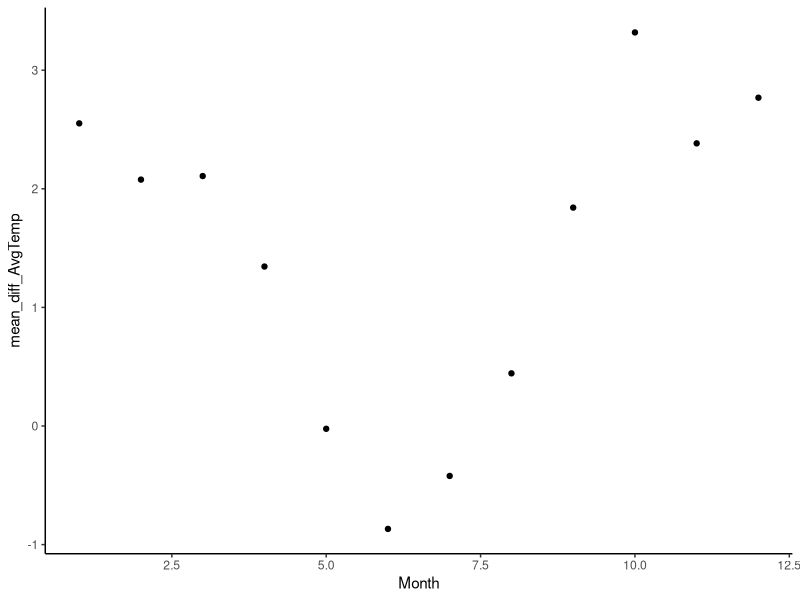
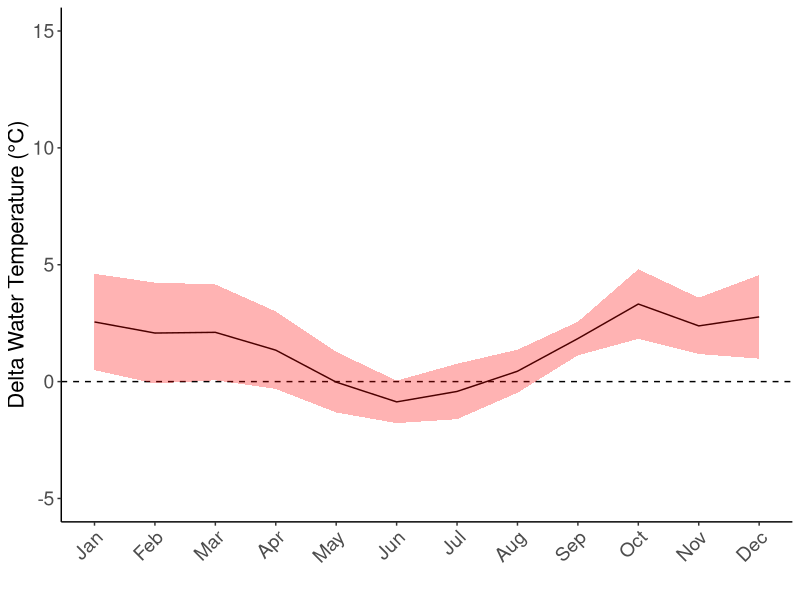
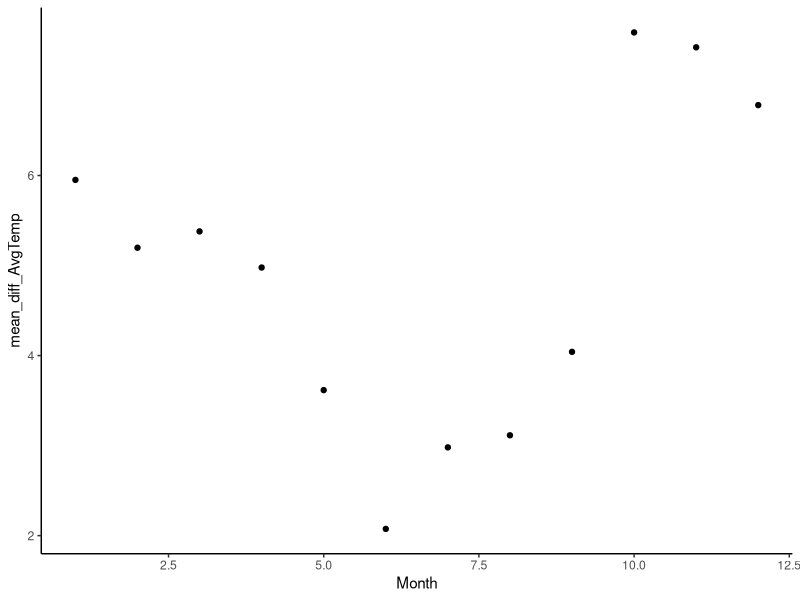
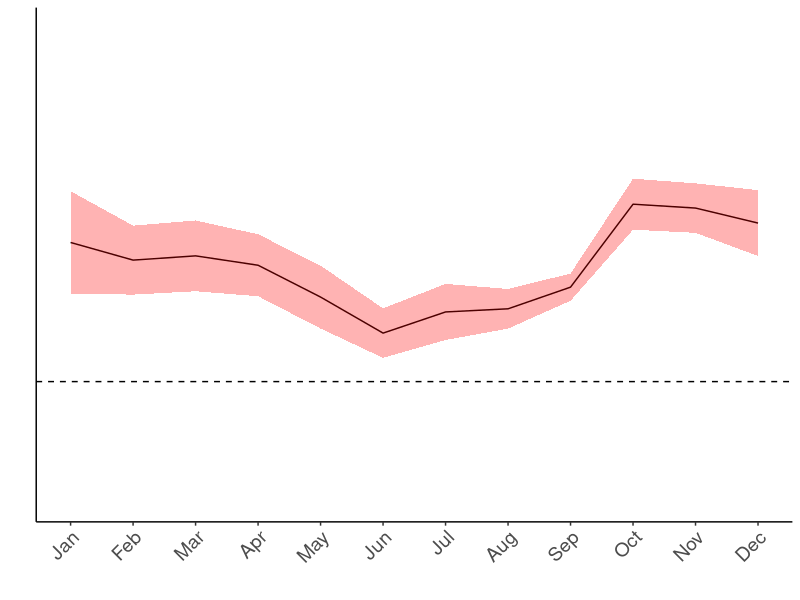
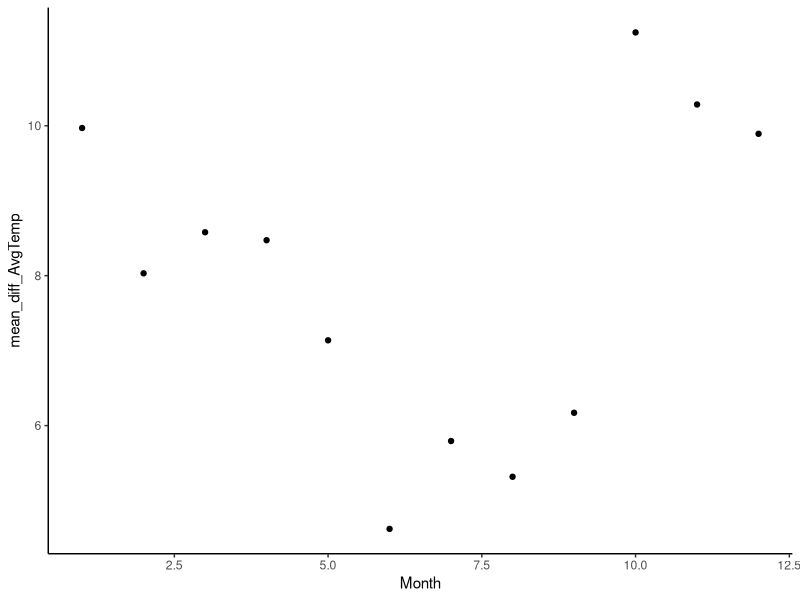
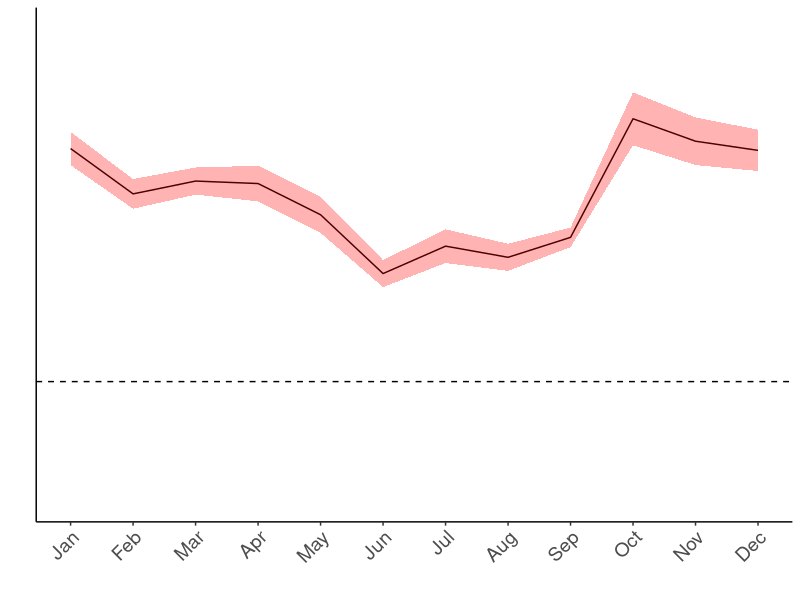
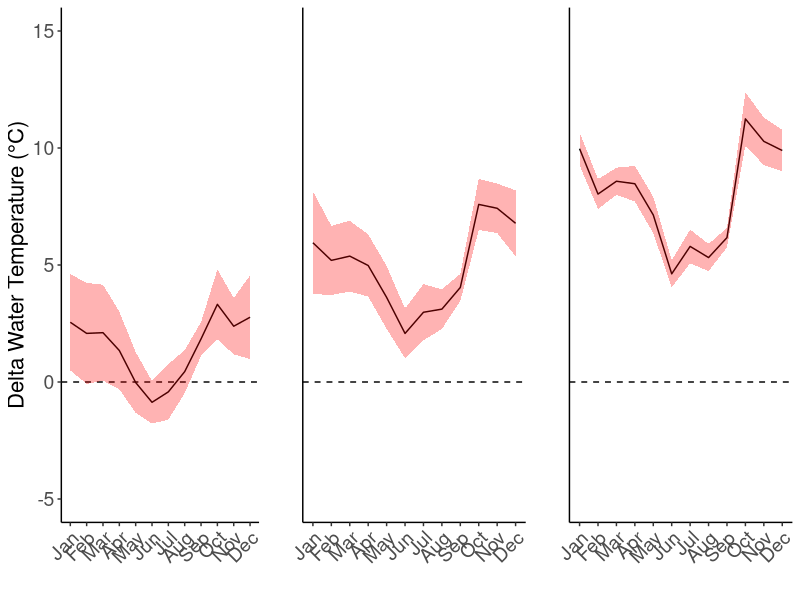
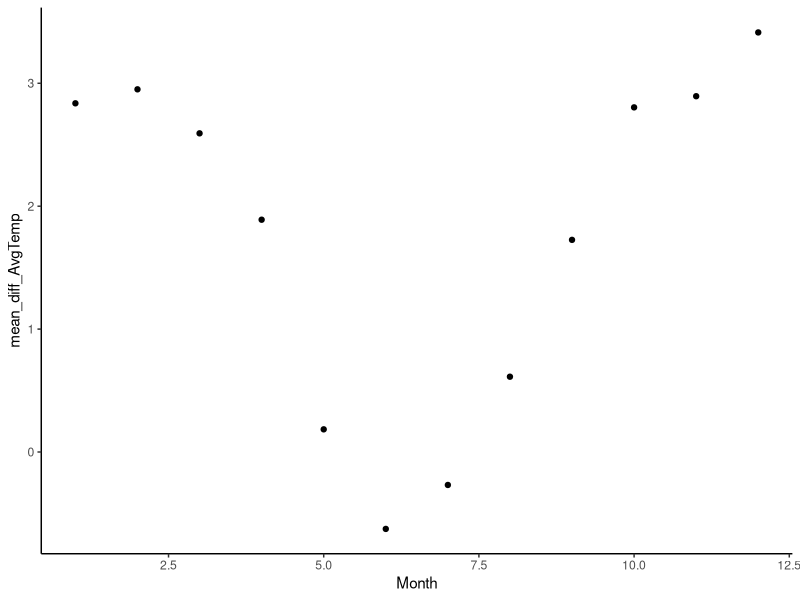

Generate these figures, in order, with R:
## ---- chunk 1

rm(list = ls())

library(ggplot2)
library(ggpubr)
## ---- chunk 2
#2030
MonthlyStatsCRD45_2030 <- read.csv("Corr_MonthlyStatsCRD45_2030.csv") 
MonthlyStatsCRD85_2030 <- read.csv("Corr_MonthlyStatsCRD85_2030.csv") 

#2060
MonthlyStatsCRD45_2060 <- read.csv("Corr_MonthlyStatsCRD45_2060.csv") 
MonthlyStatsCRD85_2060 <- read.csv("Corr_MonthlyStatsCRD85_2060.csv") 

#2090
MonthlyStatsCRD45_2090 <- read.csv("Corr_MonthlyStatsCRD45_2090.csv") 
MonthlyStatsCRD85_2090 <- read.csv("Corr_MonthlyStatsCRD85_2090.csv") 

## ---- chunk 3
# 2. Monthly averages across ponds
ggplot(data = MonthlyStatsCRD85_2030, aes(x = Month)) +
  geom_point(aes(y = mean_diff_AvgTemp)) +
  theme_classic()

# Convert Month from character to numeric to ensure proper ordering in ggplot
MonthlyStatsCRD85_2030$Month <- as.numeric(MonthlyStatsCRD85_2030$Month)

# Plot using ggplot
MonthlyStatsCRD85_2030Plot <- ggplot(data = MonthlyStatsCRD85_2030, aes(x = Month)) +
  geom_line(aes(y = mean_diff_AvgTemp)) +  # Point plot with mean values
  geom_hline(yintercept = 0, linetype = "dashed", color = "black") +  # Horizontal dashed line at y = 0
  geom_ribbon(aes(ymin = mean_diff_AvgTemp - sd_diff_AvgTemp, ymax = mean_diff_AvgTemp + sd_diff_AvgTemp), fill = "red", alpha = 0.3) +  # Ribbon for positive and negative error based on sd values
  scale_x_continuous(breaks = 1:12, labels = month.abb) +  # Adjust x-axis labels to show month abbreviations
  ylim(-5,15)+
  theme_classic() +
  labs(x = "", y = "Delta Water Temperature (°C)") +
  theme(axis.text.x = element_text(angle = 45, hjust = 1)) +
  theme(axis.title = element_text(size = 16),
        axis.text = element_text(size = 14))
MonthlyStatsCRD85_2030Plot
## ---- chunk 4
# 2. Monthly averages across ponds
ggplot(data = MonthlyStatsCRD85_2060, aes(x = Month)) +
  geom_point(aes(y = mean_diff_AvgTemp)) +
  theme_classic()

# Convert Month from character to numeric to ensure proper ordering in ggplot
MonthlyStatsCRD85_2060$Month <- as.numeric(MonthlyStatsCRD85_2060$Month)

# Plot using ggplot
MonthlyStatsCRD85_2060Plot <- ggplot(data = MonthlyStatsCRD85_2060, aes(x = Month)) +
  geom_line(aes(y = mean_diff_AvgTemp)) +  # Point plot with mean values
  geom_hline(yintercept = 0, linetype = "dashed", color = "black") +  # Horizontal dashed line at y = 0
  geom_ribbon(aes(ymin = mean_diff_AvgTemp - sd_diff_AvgTemp, ymax = mean_diff_AvgTemp + sd_diff_AvgTemp), fill = "red", alpha = 0.3) +  # Ribbon for positive and negative error based on sd values
  scale_x_continuous(breaks = 1:12, labels = month.abb) +  # Adjust x-axis labels to show month abbreviations
  ylim(-5,15)+
  theme_classic() +
  labs(x = "", y = "") +
  theme(axis.text.x = element_text(angle = 45, hjust = 1)) +
  theme(axis.title = element_text(size = 16),
        axis.text = element_text(size = 14))+
  theme(axis.text.y = element_blank(),  # Remove Y-axis tick mark labels
        axis.ticks.y = element_blank())
MonthlyStatsCRD85_2060Plot
## ---- chunk 5
# 2. Monthly averages across ponds
ggplot(data = MonthlyStatsCRD85_2090, aes(x = Month)) +
  geom_point(aes(y = mean_diff_AvgTemp)) +
  theme_classic()

# Convert Month from character to numeric to ensure proper ordering in ggplot
MonthlyStatsCRD85_2090$Month <- as.numeric(MonthlyStatsCRD85_2090$Month)

# Plot using ggplot
MonthlyStatsCRD85_2090Plot <- ggplot(data = MonthlyStatsCRD85_2090, aes(x = Month)) +
  geom_line(aes(y = mean_diff_AvgTemp)) +  # Point plot with mean values
  geom_hline(yintercept = 0, linetype = "dashed", color = "black") +  # Horizontal dashed line at y = 0
  geom_ribbon(aes(ymin = mean_diff_AvgTemp - sd_diff_AvgTemp, ymax = mean_diff_AvgTemp + sd_diff_AvgTemp), fill = "red", alpha = 0.3) +  # Ribbon for positive and negative error based on sd values
  scale_x_continuous(breaks = 1:12, labels = month.abb) +  # Adjust x-axis labels to show month abbreviations
  ylim(-5,15)+
  theme_classic() +
  theme(axis.text.x = element_text(angle = 45, hjust = 1)) +
  labs(x = "", y = "") +
  theme(axis.title = element_text(size = 16),
        axis.text = element_text(size = 14))+
  theme(axis.text.y = element_blank(),  # Remove Y-axis tick mark labels
        axis.ticks.y = element_blank())
MonthlyStatsCRD85_2090Plot
## ---- chunk 6
ggarrange(MonthlyStatsCRD85_2030Plot, MonthlyStatsCRD85_2060Plot, MonthlyStatsCRD85_2090Plot, ncol = 3)
## ---- chunk 7
# 2. Monthly averages across ponds
ggplot(data = MonthlyStatsCRD45_2030, aes(x = Month)) +
  geom_point(aes(y = mean_diff_AvgTemp)) +
  theme_classic()

# Convert Month from character to numeric to ensure proper ordering in ggplot
MonthlyStatsCRD45_2030$Month <- as.numeric(MonthlyStatsCRD45_2030$Month)

# Plot using ggplot
MonthlyStatsCRD45_2030Plot <- ggplot(data = MonthlyStatsCRD45_2030, aes(x = Month)) +
  geom_line(aes(y = mean_diff_AvgTemp)) +  # Point plot with mean values
  geom_hline(yintercept = 0, linetype = "dashed", color = "black") +  # Horizontal dashed line at y = 0
  geom_ribbon(aes(ymin = mean_diff_AvgTemp - sd_diff_AvgTemp, ymax = mean_diff_AvgTemp + sd_diff_AvgTemp), fill = "blue", alpha = 0.3) +  # Ribbon for positive and negative error based on sd values
  scale_x_continuous(breaks = 1:12, labels = month.abb) +  # Adjust x-axis labels to show month abbreviations
  ylim(-5,15)+
  theme_classic() +
  labs(x = "", y = "Delta Water Temperature (°C)") +
  theme(axis.text.x = element_text(angle = 45, hjust = 1)) +
  theme(axis.title = element_text(size = 16),
        axis.text = element_text(size = 14))
MonthlyStatsCRD45_2030Plot
## ---- chunk 8
# 2. Monthly averages across ponds
ggplot(data = MonthlyStatsCRD45_2060, aes(x = Month)) +
  geom_point(aes(y = mean_diff_AvgTemp)) +
  theme_classic()

# Convert Month from character to numeric to ensure proper ordering in ggplot
MonthlyStatsCRD45_2060$Month <- as.numeric(MonthlyStatsCRD45_2060$Month)

# Plot using ggplot
MonthlyStatsCRD45_2060Plot <- ggplot(data = MonthlyStatsCRD45_2060, aes(x = Month)) +
  geom_line(aes(y = mean_diff_AvgTemp)) +  # Point plot with mean values
  geom_hline(yintercept = 0, linetype = "dashed", color = "black") +  # Horizontal dashed line at y = 0
  geom_ribbon(aes(ymin = mean_diff_AvgTemp - sd_diff_AvgTemp, ymax = mean_diff_AvgTemp + sd_diff_AvgTemp), fill = "blue", alpha = 0.3) +  # Ribbon for positive and negative error based on sd values
  scale_x_continuous(breaks = 1:12, labels = month.abb) +  # Adjust x-axis labels to show month abbreviations
  ylim(-5,15)+
  theme_classic() +
  labs(x = "", y = "") +
  theme(axis.text.x = element_text(angle = 45, hjust = 1)) +
  theme(axis.title = element_text(size = 16),
        axis.text = element_text(size = 14))+
  theme(axis.text.y = element_blank(),  # Remove Y-axis tick mark labels
        axis.ticks.y = element_blank())
MonthlyStatsCRD45_2060Plot
## ---- chunk 9
# 2. Monthly averages across ponds
ggplot(data = MonthlyStatsCRD45_2090, aes(x = Month)) +
  geom_point(aes(y = mean_diff_AvgTemp)) +
  theme_classic()

# Convert Month from character to numeric to ensure proper ordering in ggplot
MonthlyStatsCRD45_2090$Month <- as.numeric(MonthlyStatsCRD45_2090$Month)

# Plot using ggplot
MonthlyStatsCRD45_2090Plot <- ggplot(data = MonthlyStatsCRD45_2090, aes(x = Month)) +
  geom_line(aes(y = mean_diff_AvgTemp)) +  # Point plot with mean values
  geom_hline(yintercept = 0, linetype = "dashed", color = "black") +  # Horizontal dashed line at y = 0
  geom_ribbon(aes(ymin = mean_diff_AvgTemp - sd_diff_AvgTemp, ymax = mean_diff_AvgTemp + sd_diff_AvgTemp), fill = "blue", alpha = 0.3) +  # Ribbon for positive and negative error based on sd values
  scale_x_continuous(breaks = 1:12, labels = month.abb) +  # Adjust x-axis labels to show month abbreviations
  ylim(-5,15)+
  theme_classic() +
  theme(axis.text.x = element_text(angle = 45, hjust = 1)) +
  labs(x = "", y = "") +
  theme(axis.title = element_text(size = 16),
        axis.text = element_text(size = 14))+
  theme(axis.text.y = element_blank(),  # Remove Y-axis tick mark labels
        axis.ticks.y = element_blank())
MonthlyStatsCRD45_2090Plot
## ---- chunk 10
ggarrange(MonthlyStatsCRD45_2030Plot, MonthlyStatsCRD45_2060Plot, MonthlyStatsCRD45_2090Plot, ncol = 3)
## ---- chunk 11
MonthlyStatsCRD_2030Plot <- ggplot() +
  geom_line(data = MonthlyStatsCRD45_2030, aes(x = Month, y = mean_diff_AvgTemp, color = "4.5")) +
  geom_line(data = MonthlyStatsCRD85_2030, aes(x = Month, y = mean_diff_AvgTemp, color = "8.5")) +
  geom_hline(yintercept = 0, linetype = "dashed", color = "black") +
  geom_ribbon(data = MonthlyStatsCRD45_2030, aes(x = Month, ymin = mean_diff_AvgTemp - sd_diff_AvgTemp, ymax = mean_diff_AvgTemp + sd_diff_AvgTemp), fill = "blue", alpha = 0.3) +
  geom_ribbon(data = MonthlyStatsCRD85_2030, aes(x = Month, ymin = mean_diff_AvgTemp - sd_diff_AvgTemp, ymax = mean_diff_AvgTemp + sd_diff_AvgTemp), fill = "red", alpha = 0.3) +
  scale_x_continuous(breaks = 1:12, labels = month.abb) +
  ylim(-5, 15) +
  theme_classic() +
  labs(x = "", y = "Delta Water Temperature (°C)", color = "RCP") +  # Setting legend title
  theme(axis.text.x = element_text(angle = 45, hjust = 1),
        axis.title = element_text(size = 20),
        axis.text = element_text(size = 18)) +
  scale_color_manual(values = c("4.5" = "blue", "8.5" = "red"), labels = c("4.5", "8.5")) +  # Adjusting color scale
  theme(legend.position = "none")  # Removing the legend

MonthlyStatsCRD_2030Plot
## ---- chunk 12
MonthlyStatsCRD_2060Plot <- ggplot() +
  geom_line(data = MonthlyStatsCRD45_2060, aes(x = Month, y = mean_diff_AvgTemp, color = "4.5")) +
  geom_line(data = MonthlyStatsCRD85_2060, aes(x = Month, y = mean_diff_AvgTemp, color = "8.5")) +
  geom_hline(yintercept = 0, linetype = "dashed", color = "black") +
  geom_ribbon(data = MonthlyStatsCRD45_2060, aes(x = Month, ymin = mean_diff_AvgTemp - sd_diff_AvgTemp, ymax = mean_diff_AvgTemp + sd_diff_AvgTemp), fill = "blue", alpha = 0.3) +
  geom_ribbon(data = MonthlyStatsCRD85_2060, aes(x = Month, ymin = mean_diff_AvgTemp - sd_diff_AvgTemp, ymax = mean_diff_AvgTemp + sd_diff_AvgTemp), fill = "red", alpha = 0.3) +
  scale_x_continuous(breaks = 1:12, labels = month.abb) +
  ylim(-5, 15) +
  theme_classic() +
  labs(x = "", y = "", color = "RCP") + # Setting legend title
  theme(axis.text.x = element_text(angle = 45, hjust = 1),
        axis.title = element_text(size = 20),
        axis.text = element_text(size = 18))+
  theme(axis.text.y = element_blank(),  # Remove Y-axis tick mark labels
        axis.ticks.y = element_blank()) +
  scale_color_manual(values = c("4.5" = "blue", "8.5" = "red"), labels = c("4.5", "8.5")) + # Adjusting color scale  
  theme(legend.position = "none")  # Removing the legend

MonthlyStatsCRD_2060Plot
## ---- chunk 13
MonthlyStatsCRD_2090Plot <- ggplot() +
  geom_line(data = MonthlyStatsCRD45_2090, aes(x = Month, y = mean_diff_AvgTemp, color = "4.5")) +
  geom_line(data = MonthlyStatsCRD85_2090, aes(x = Month, y = mean_diff_AvgTemp, color = "8.5")) +
  geom_hline(yintercept = 0, linetype = "dashed", color = "black") +
  geom_ribbon(data = MonthlyStatsCRD45_2090, aes(x = Month, ymin = mean_diff_AvgTemp - sd_diff_AvgTemp, ymax = mean_diff_AvgTemp + sd_diff_AvgTemp), fill = "blue", alpha = 0.3) +
  geom_ribbon(data = MonthlyStatsCRD85_2090, aes(x = Month, ymin = mean_diff_AvgTemp - sd_diff_AvgTemp, ymax = mean_diff_AvgTemp + sd_diff_AvgTemp), fill = "red", alpha = 0.3) +
  scale_x_continuous(breaks = 1:12, labels = month.abb) +
  ylim(-5, 15) +
  theme_classic() +
  labs(x = "", y = "", color = "RCP") + #setting the legend title
  theme(axis.title = element_text(size = 20),
        axis.text = element_text(size = 18))+
  theme(axis.text.x = element_text(angle = 45, hjust = 1),
        axis.text.y = element_blank(),  # Remove Y-axis tick mark labels
        axis.ticks.y = element_blank())+
  scale_color_manual(values = c("4.5" = "blue", "8.5" = "red"), labels = c("4.5", "8.5")) + # Adjusting color scale  
  theme(legend.position = "none")  # Removing the legend

MonthlyStatsCRD_2090Plot
## ---- chunk 14
MonthlyStatsCRD <- ggarrange(MonthlyStatsCRD_2030Plot, MonthlyStatsCRD_2060Plot, MonthlyStatsCRD_2090Plot, ncol = 3)
MonthlyStatsCRD
ggsave("Corr_DeltaMonthCRD_0.png", plot = MonthlyStatsCRD, width = 12, height = 3)
## ---- chunk 15
#2030
MonthlyStatsYF45_2030 <- read.csv("Corr_MonthlyStatsYF45_2030.csv") 
MonthlyStatsYF85_2030 <- read.csv("Corr_MonthlyStatsYF85_2030.csv") 

#2060
MonthlyStatsYF45_2060 <- read.csv("Corr_MonthlyStatsYF45_2060.csv") 
MonthlyStatsYF85_2060 <- read.csv("Corr_MonthlyStatsYF85_2060.csv") 

#2090
MonthlyStatsYF45_2090 <- read.csv("Corr_MonthlyStatsYF45_2090.csv") 
MonthlyStatsYF85_2090 <- read.csv("Corr_MonthlyStatsYF85_2090.csv") 

## ---- chunk 16
# 2. Monthly averages across ponds
ggplot(data = MonthlyStatsYF85_2030, aes(x = Month)) +
  geom_point(aes(y = mean_diff_AvgTemp)) +
  theme_classic()

# Convert Month from character to numeric to ensure proper ordering in ggplot
MonthlyStatsYF85_2030$Month <- as.numeric(MonthlyStatsYF85_2030$Month)

# Plot using ggplot
MonthlyStatsYF85_2030Plot <- ggplot(data = MonthlyStatsYF85_2030, aes(x = Month)) +
  geom_line(aes(y = mean_diff_AvgTemp)) +  # Point plot with mean values
  geom_hline(yintercept = 0, linetype = "dashed", color = "black") +  # Horizontal dashed line at y = 0
  geom_ribbon(aes(ymin = mean_diff_AvgTemp - sd_diff_AvgTemp, ymax = mean_diff_AvgTemp + sd_diff_AvgTemp), fill = "red", alpha = 0.3) +  # Ribbon for positive and negative error based on sd values
  scale_x_continuous(breaks = 1:12, labels = month.abb) +  # Adjust x-axis labels to show month abbreviations
  ylim(-5,15)+
  theme_classic() +
  labs(x = "", y = "Delta Water Temperature (°C)") +
  theme(axis.text.x = element_text(angle = 45, hjust = 1)) +
  theme(axis.title = element_text(size = 20),
        axis.text = element_text(size = 18))
MonthlyStatsYF85_2030Plot
## ---- chunk 17
# 2. Monthly averages across ponds
ggplot(data = MonthlyStatsYF85_2060, aes(x = Month)) +
  geom_point(aes(y = mean_diff_AvgTemp)) +
  theme_classic()

# Convert Month from character to numeric to ensure proper ordering in ggplot
MonthlyStatsYF85_2060$Month <- as.numeric(MonthlyStatsYF85_2060$Month)

# Plot using ggplot
MonthlyStatsYF85_2060Plot <- ggplot(data = MonthlyStatsYF85_2060, aes(x = Month)) +
  geom_line(aes(y = mean_diff_AvgTemp)) +  # Point plot with mean values
  geom_hline(yintercept = 0, linetype = "dashed", color = "black") +  # Horizontal dashed line at y = 0
  geom_ribbon(aes(ymin = mean_diff_AvgTemp - sd_diff_AvgTemp, ymax = mean_diff_AvgTemp + sd_diff_AvgTemp), fill = "red", alpha = 0.3) +  # Ribbon for positive and negative error based on sd values
  scale_x_continuous(breaks = 1:12, labels = month.abb) +  # Adjust x-axis labels to show month abbreviations
  ylim(-5,15)+
  theme_classic() +
  labs(x = "", y = "") +
  theme(axis.text.x = element_text(angle = 45, hjust = 1)) +
  theme(axis.title = element_text(size = 20),
        axis.text = element_text(size = 18))+
  theme(axis.text.y = element_blank(),  # Remove Y-axis tick mark labels
        axis.ticks.y = element_blank())
MonthlyStatsYF85_2060Plot
## ---- chunk 18
# 2. Monthly averages across ponds
ggplot(data = MonthlyStatsYF85_2090, aes(x = Month)) +
  geom_point(aes(y = mean_diff_AvgTemp)) +
  theme_classic()

# Convert Month from character to numeric to ensure proper ordering in ggplot
MonthlyStatsYF85_2090$Month <- as.numeric(MonthlyStatsYF85_2090$Month)

# Plot using ggplot
MonthlyStatsYF85_2090Plot <- ggplot(data = MonthlyStatsYF85_2090, aes(x = Month)) +
  geom_line(aes(y = mean_diff_AvgTemp)) +  # Point plot with mean values
  geom_hline(yintercept = 0, linetype = "dashed", color = "black") +  # Horizontal dashed line at y = 0
  geom_ribbon(aes(ymin = mean_diff_AvgTemp - sd_diff_AvgTemp, ymax = mean_diff_AvgTemp + sd_diff_AvgTemp), fill = "red", alpha = 0.3) +  # Ribbon for positive and negative error based on sd values
  scale_x_continuous(breaks = 1:12, labels = month.abb) +  # Adjust x-axis labels to show month abbreviations
  ylim(-5,15)+
  theme_classic() +
  theme(axis.text.x = element_text(angle = 45, hjust = 1)) +
  labs(x = "", y = "") +
  theme(axis.title = element_text(size = 20),
        axis.text = element_text(size = 18))+
  theme(axis.text.y = element_blank(),  # Remove Y-axis tick mark labels
        axis.ticks.y = element_blank())
MonthlyStatsYF85_2090Plot
## ---- chunk 19
ggarrange(MonthlyStatsYF85_2030Plot, MonthlyStatsYF85_2060Plot, MonthlyStatsYF85_2090Plot, ncol = 3)
## ---- chunk 20
# 2. Monthly averages across ponds
ggplot(data = MonthlyStatsYF45_2030, aes(x = Month)) +
  geom_point(aes(y = mean_diff_AvgTemp)) +
  theme_classic()

# Convert Month from character to numeric to ensure proper ordering in ggplot
MonthlyStatsYF45_2030$Month <- as.numeric(MonthlyStatsYF45_2030$Month)

# Plot using ggplot
MonthlyStatsYF45_2030Plot <- ggplot(data = MonthlyStatsYF45_2030, aes(x = Month)) +
  geom_line(aes(y = mean_diff_AvgTemp)) +  # Point plot with mean values
  geom_hline(yintercept = 0, linetype = "dashed", color = "black") +  # Horizontal dashed line at y = 0
  geom_ribbon(aes(ymin = mean_diff_AvgTemp - sd_diff_AvgTemp, ymax = mean_diff_AvgTemp + sd_diff_AvgTemp), fill = "blue", alpha = 0.3) +  # Ribbon for positive and negative error based on sd values
  scale_x_continuous(breaks = 1:12, labels = month.abb) +  # Adjust x-axis labels to show month abbreviations
  ylim(-5,15)+
  theme_classic() +
  labs(x = "", y = "Delta Water Temperature (°C)") +
  theme(axis.text.x = element_text(angle = 45, hjust = 1)) +
  theme(axis.title = element_text(size = 20),
        axis.text = element_text(size = 18))
MonthlyStatsYF45_2030Plot
## ---- chunk 21
# 2. Monthly averages across ponds
ggplot(data = MonthlyStatsYF45_2060, aes(x = Month)) +
  geom_point(aes(y = mean_diff_AvgTemp)) +
  theme_classic()

# Convert Month from character to numeric to ensure proper ordering in ggplot
MonthlyStatsYF45_2060$Month <- as.numeric(MonthlyStatsYF45_2060$Month)

# Plot using ggplot
MonthlyStatsYF45_2060Plot <- ggplot(data = MonthlyStatsYF45_2060, aes(x = Month)) +
  geom_line(aes(y = mean_diff_AvgTemp)) +  # Point plot with mean values
  geom_hline(yintercept = 0, linetype = "dashed", color = "black") +  # Horizontal dashed line at y = 0
  geom_ribbon(aes(ymin = mean_diff_AvgTemp - sd_diff_AvgTemp, ymax = mean_diff_AvgTemp + sd_diff_AvgTemp), fill = "blue", alpha = 0.3) +  # Ribbon for positive and negative error based on sd values
  scale_x_continuous(breaks = 1:12, labels = month.abb) +  # Adjust x-axis labels to show month abbreviations
  ylim(-5,15)+
  theme_classic() +
  labs(x = "", y = "") +
  theme(axis.text.x = element_text(angle = 45, hjust = 1)) +
  theme(axis.title = element_text(size = 20),
        axis.text = element_text(size = 18))+
  theme(axis.text.y = element_blank(),  # Remove Y-axis tick mark labels
        axis.ticks.y = element_blank())
MonthlyStatsYF45_2060Plot
## ---- chunk 22
# 2. Monthly averages across ponds
ggplot(data = MonthlyStatsYF45_2090, aes(x = Month)) +
  geom_point(aes(y = mean_diff_AvgTemp)) +
  theme_classic()

# Convert Month from character to numeric to ensure proper ordering in ggplot
MonthlyStatsYF45_2090$Month <- as.numeric(MonthlyStatsYF45_2090$Month)

# Plot using ggplot
MonthlyStatsYF45_2090Plot <- ggplot(data = MonthlyStatsYF45_2090, aes(x = Month)) +
  geom_line(aes(y = mean_diff_AvgTemp)) +  # Point plot with mean values
  geom_hline(yintercept = 0, linetype = "dashed", color = "black") +  # Horizontal dashed line at y = 0
  geom_ribbon(aes(ymin = mean_diff_AvgTemp - sd_diff_AvgTemp, ymax = mean_diff_AvgTemp + sd_diff_AvgTemp), fill = "blue", alpha = 0.3) +  # Ribbon for positive and negative error based on sd values
  scale_x_continuous(breaks = 1:12, labels = month.abb) +  # Adjust x-axis labels to show month abbreviations
  ylim(-5,15)+
  theme_classic() +
  theme(axis.text.x = element_text(angle = 45, hjust = 1)) +
  labs(x = "", y = "") +
  theme(axis.title = element_text(size = 20),
        axis.text = element_text(size = 18))+
  theme(axis.text.y = element_blank(),  # Remove Y-axis tick mark labels
        axis.ticks.y = element_blank())
MonthlyStatsYF45_2090Plot
## ---- chunk 23
ggarrange(MonthlyStatsYF45_2030Plot, MonthlyStatsYF45_2060Plot, MonthlyStatsYF45_2090Plot, ncol = 3)
## ---- chunk 24
MonthlyStatsYF_2030Plot <- ggplot() +
  geom_line(data = MonthlyStatsYF45_2030, aes(x = Month, y = mean_diff_AvgTemp, color = "4.5")) +
  geom_line(data = MonthlyStatsYF85_2030, aes(x = Month, y = mean_diff_AvgTemp, color = "8.5")) +
  geom_hline(yintercept = 0, linetype = "dashed", color = "black") +
  geom_ribbon(data = MonthlyStatsYF45_2030, aes(x = Month, ymin = mean_diff_AvgTemp - sd_diff_AvgTemp, ymax = mean_diff_AvgTemp + sd_diff_AvgTemp), fill = "blue", alpha = 0.3) +
  geom_ribbon(data = MonthlyStatsYF85_2030, aes(x = Month, ymin = mean_diff_AvgTemp - sd_diff_AvgTemp, ymax = mean_diff_AvgTemp + sd_diff_AvgTemp), fill = "red", alpha = 0.3) +
  scale_x_continuous(breaks = 1:12, labels = month.abb) +
  ylim(-5, 15) +
  theme_classic() +
  labs(x = "", y = "Delta Water Temperature (°C)", color = "RCP") +  # Setting legend title
  theme(axis.text.x = element_text(angle = 45, hjust = 1),
        axis.title = element_text(size = 20),
        axis.text = element_text(size = 18)) +
  scale_color_manual(values = c("4.5" = "blue", "8.5" = "red"), labels = c("4.5", "8.5")) +  # Adjusting color scale
  theme(legend.position = "none")  # Removing the legend

MonthlyStatsYF_2030Plot
## ---- chunk 25
MonthlyStatsYF_2060Plot <- ggplot() +
  geom_line(data = MonthlyStatsYF45_2060, aes(x = Month, y = mean_diff_AvgTemp, color = "4.5")) +
  geom_line(data = MonthlyStatsYF85_2060, aes(x = Month, y = mean_diff_AvgTemp, color = "8.5")) +
  geom_hline(yintercept = 0, linetype = "dashed", color = "black") +
  geom_ribbon(data = MonthlyStatsYF45_2060, aes(x = Month, ymin = mean_diff_AvgTemp - sd_diff_AvgTemp, ymax = mean_diff_AvgTemp + sd_diff_AvgTemp), fill = "blue", alpha = 0.3) +
  geom_ribbon(data = MonthlyStatsYF85_2060, aes(x = Month, ymin = mean_diff_AvgTemp - sd_diff_AvgTemp, ymax = mean_diff_AvgTemp + sd_diff_AvgTemp), fill = "red", alpha = 0.3) +
  scale_x_continuous(breaks = 1:12, labels = month.abb) +
  ylim(-5, 15) +
  theme_classic() +
  labs(x = "", y = "", color = "RCP") + # Setting legend title
  theme(axis.text.x = element_text(angle = 45, hjust = 1),
        axis.title = element_text(size = 20),
        axis.text = element_text(size = 18))+
  theme(axis.text.y = element_blank(),  # Remove Y-axis tick mark labels
        axis.ticks.y = element_blank()) +
  scale_color_manual(values = c("4.5" = "blue", "8.5" = "red"), labels = c("4.5", "8.5")) + # Adjusting color scale  
  theme(legend.position = "none")  # Removing the legend

MonthlyStatsYF_2060Plot
## ---- chunk 26
MonthlyStatsYF_2090Plot <- ggplot() +
  geom_line(data = MonthlyStatsYF45_2090, aes(x = Month, y = mean_diff_AvgTemp, color = "4.5")) +
  geom_line(data = MonthlyStatsYF85_2090, aes(x = Month, y = mean_diff_AvgTemp, color = "8.5")) +
  geom_hline(yintercept = 0, linetype = "dashed", color = "black") +
  geom_ribbon(data = MonthlyStatsYF45_2090, aes(x = Month, ymin = mean_diff_AvgTemp - sd_diff_AvgTemp, ymax = mean_diff_AvgTemp + sd_diff_AvgTemp), fill = "blue", alpha = 0.3) +
  geom_ribbon(data = MonthlyStatsYF85_2090, aes(x = Month, ymin = mean_diff_AvgTemp - sd_diff_AvgTemp, ymax = mean_diff_AvgTemp + sd_diff_AvgTemp), fill = "red", alpha = 0.3) +
  scale_x_continuous(breaks = 1:12, labels = month.abb) +
  ylim(-5, 15) +
  theme_classic() +
  labs(x = "", y = "", color = "RCP") + #setting the legend title
  theme(axis.title = element_text(size = 20),
        axis.text = element_text(size = 18))+
  theme(axis.text.x = element_text(angle = 45, hjust = 1),
        axis.text.y = element_blank(),  # Remove Y-axis tick mark labels
        axis.ticks.y = element_blank())+
  scale_color_manual(values = c("4.5" = "blue", "8.5" = "red"), labels = c("4.5", "8.5")) + # Adjusting color scale  
  theme(legend.position = "none")  # Removing the legend

MonthlyStatsYF_2090Plot
## ---- chunk 27
# Combine plots into a panel with one legend
library(ggpubr)
MonthlyStatsYF <- ggarrange(
  MonthlyStatsYF_2030Plot,
  MonthlyStatsYF_2060Plot,
  MonthlyStatsYF_2090Plot,
  ncol = 3,
  common.legend = TRUE,  # Ensure common legend
  legend = "bottom"  # Position the legend to the right of the panel
)

# Save the combined plo
ggsave("Corr_DeltaMonthYF_0.png", plot = MonthlyStatsYF, width = 12, height = 4)

## ---- chunk 28
library(ggplot2)
library(ggpubr)

# Define a function to remove the legend
remove_legend <- function(plot) {
  plot + theme(legend.position = "none")
}

# Modify the MonthlyStatsYF_2060Plot with a customized legend title and position
MonthlyStatsYF_2060PlotWithLegend <- MonthlyStatsYF_2060Plot +
  guides(color = guide_legend(
    title = NULL,
    override.aes = list(size = 2) # Increase the line size in the legend
  )) +
  theme(
    legend.position = c(0.95, 0.98), # Adjust x and y coordinates for position (farther up)
    legend.justification = c(1, 1), # Adjust justification to position the legend correctly
    legend.text = element_text(size = 24) # Increase the legend text size (3 times the default size)
  )
# Combine all plots
combined_plot <- ggarrange(
  remove_legend(MonthlyStatsCRD_2030Plot),
  remove_legend(MonthlyStatsCRD_2060Plot),
  remove_legend(MonthlyStatsCRD_2090Plot),
  remove_legend(MonthlyStatsYF_2030Plot),
  MonthlyStatsYF_2060PlotWithLegend, # Plot with the legend
  remove_legend(MonthlyStatsYF_2090Plot),
  ncol = 3, nrow = 2,
  common.legend = FALSE
)

combined_plot

# Save the combined plot
ggsave("Corr_DeltaMonth_Combined_0.png", combined_plot, width = 15, height = 10)

